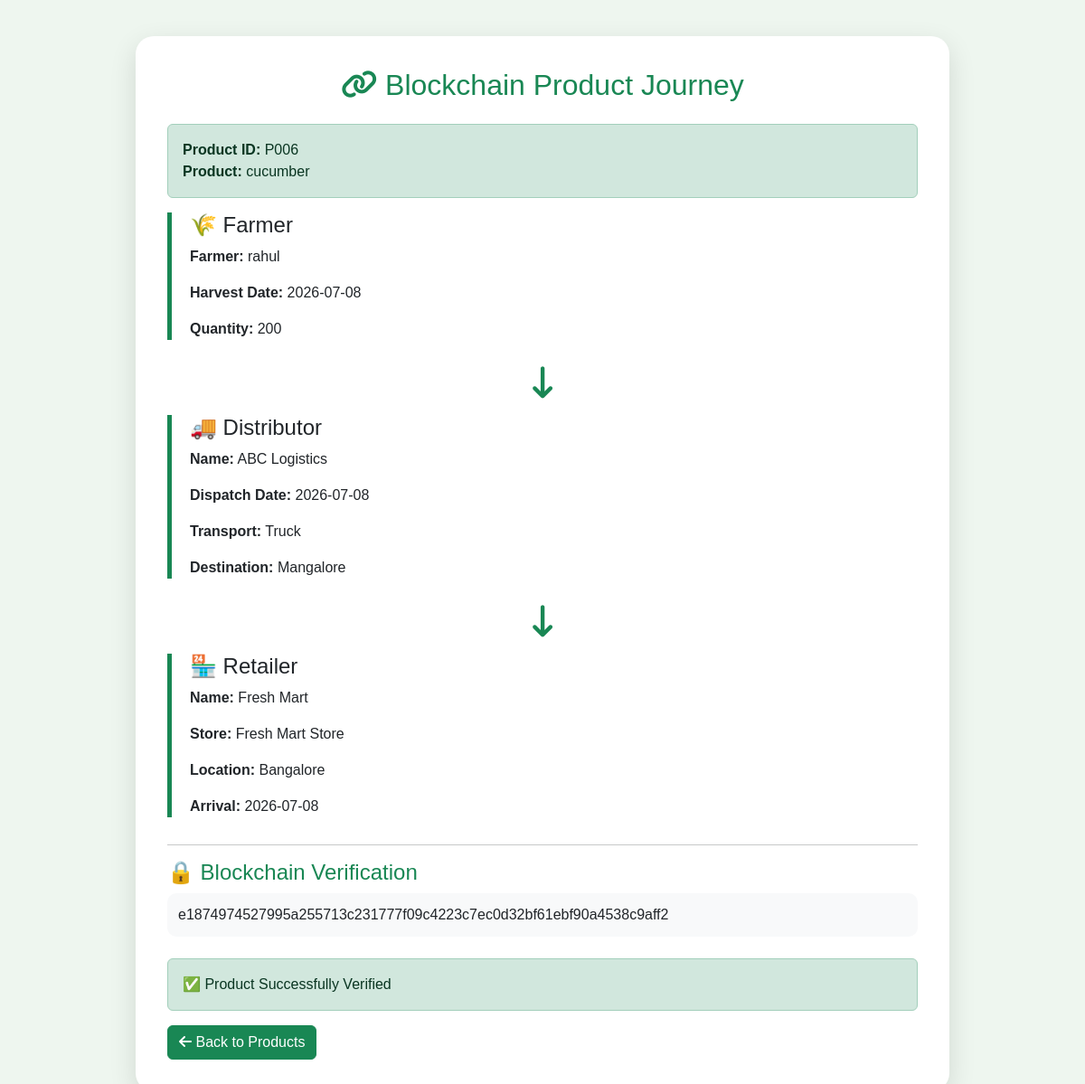
Screenshot of /history/P006 with the database file from the repository.
### tables this page shows
CREATE TABLE products(
    product_id TEXT PRIMARY KEY,
    product_name TEXT,
    farmer_name TEXT,
    harvest_date TEXT,
    quantity TEXT
);

CREATE TABLE distributor(
    product_id TEXT,
    distributor_name TEXT,
    dispatch_date TEXT,
    transport_method TEXT,
    destination TEXT
);

CREATE TABLE retailer(
    product_id TEXT,
    retailer_name TEXT,
    store_name TEXT,
    location TEXT,
    arrival_date TEXT
);

### app.py (the view)
@app.route("/history/<product_id>")
def history(product_id):
    conn = get_connection()
    cursor = conn.cursor()
    cursor.execute(
        "SELECT * FROM products WHERE product_id=?",
        (product_id,)
    )
    product = cursor.fetchone()
    cursor.execute(
        "SELECT * FROM distributor WHERE product_id=?",
        (product_id,)
    )
    distributor = cursor.fetchone()
    cursor.execute(
        "SELECT * FROM retailer WHERE product_id=?",
        (product_id,)
    )
    retailer = cursor.fetchone()
    cursor.execute("""
    SELECT sender,
           receiver,
           location,
           timestamp,
           hash,
           previous_hash
    FROM transactions
    WHERE product_id=?
    ORDER BY tx_id
    """, (product_id,))
    transactions = cursor.fetchall()
    conn.close()
    data = str(product) + str(distributor) + str(retailer)
    blockchain_hash = hashlib.sha256(
        data.encode()
    ).hexdigest()
    return render_template(
        "history.html",
        product=product,
        distributor=distributor,
        retailer=retailer,
        blockchain_hash=blockchain_hash,
        transactions=transactions
    )

### app.py (called while the page is built)
def get_connection():
    return sqlite3.connect(DATABASE)

### templates/history.html (shortened to what this page needs)
<!DOCTYPE html>
<html lang="en">
<head>
<link href="https://cdn.jsdelivr.net/npm/bootstrap@5.3.3/dist/css/bootstrap.min.css" rel="stylesheet">
<link href="https://cdnjs.cloudflare.com/ajax/libs/font-awesome/6.5.2/css/all.min.css" rel="stylesheet">
</head>
<body>
<div class="container">
<div class="timeline-card">
<h2 class="text-success text-center mb-4">
<i class="fa-solid fa-link"></i>
Blockchain Product Journey
</h2>
<div class="alert alert-success">
<b>Product ID:</b> {{ product[0] }}
<br>
<b>Product:</b> {{ product[1] }}
</div>
<div class="stage">
<h4>🌾 Farmer</h4>
<p><b>Farmer:</b> {{ product[2] }}</p>
<p><b>Harvest Date:</b> {{ product[3] }}</p>
<p><b>Quantity:</b> {{ product[4] }}</p>
</div>
<div class="text-center mb-3">
<i class="fa-solid fa-arrow-down-long icon"></i>
</div>
<div class="stage">
<h4>🚚 Distributor</h4>
<p><b>Name:</b> {{ distributor[1] }}</p>
<p><b>Dispatch Date:</b> {{ distributor[2] }}</p>
<p><b>Transport:</b> {{ distributor[3] }}</p>
<p><b>Destination:</b> {{ distributor[4] }}</p>
</div>
<div class="text-center mb-3">
<i class="fa-solid fa-arrow-down-long icon"></i>
</div>
<div class="stage">
<h4>🏪 Retailer</h4>
<p><b>Name:</b> {{ retailer[1] }}</p>
<p><b>Store:</b> {{ retailer[2] }}</p>
<p><b>Location:</b> {{ retailer[3] }}</p>
<p><b>Arrival:</b> {{ retailer[4] }}</p>
</div>
<hr>
<h4 class="text-success">
🔒 Blockchain Verification
</h4>
<div class="hash">
{{ blockchain_hash }}
</div>
<br>
<div class="alert alert-success">
✅ Product Successfully Verified
</div>
<a href="/products" class="btn btn-success">
<i class="fa fa-arrow-left"></i>
Back to Products
</a>
</div>
</div>
</body>
</html>

### templates/history.html (style rules this page uses)
body { background:#eef6ef; font-family:Arial,Helvetica,sans-serif; }
.timeline-card { max-width:900px; margin:auto; margin-top:40px; background:white; border-radius:20px; padding:35px; box-shadow:0 10px 30px rgba(0,0,0,.12); }
.stage { border-left:5px solid #198754; padding-left:20px; margin-bottom:30px; }
.icon { font-size:35px; color:#198754; }
.hash { background:#f8f9fa; border-radius:10px; padding:12px; word-break:break-all; }

### rows the page displays
products: product_id "P006", product_name "cucumber", farmer_name "rahul", harvest_date "2026-07-08", quantity "200"
distributor: distributor_name "ABC Logistics", dispatch_date "2026-07-08", transport_method "Truck", destination "Mangalore"
retailer: retailer_name "Fresh Mart", store_name "Fresh Mart Store", location "Bangalore", arrival_date "2026-07-08"

### other values shown
{{ blockchain_hash }} "e1874974527995a255713c231777f09c4223c7ec0d32bf61ebf90a4538c9aff2"
